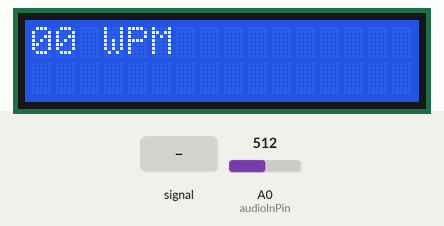
Bench run of a sketch on a simulated Arduino Uno, built with avr-gcc and run on an emulated ATmega328P. On the bench: 16×2 character LCD. Inputs (shaded band) come from the test bench; at power-on: A0 (audioInPin) = 512.

Above: at 1.2 s.
1.3 s: A0 (audioInPin) fed a 50 Hz sine of ±306 counts around its level
At 2.12 s:
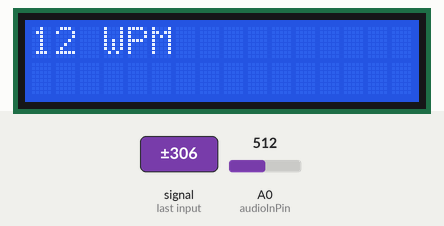
At 3.0 s:
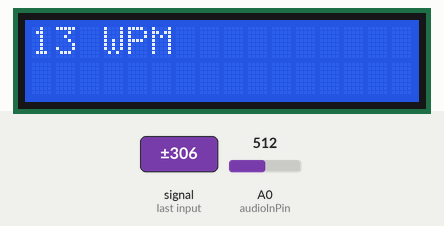
3.3 s: A0 (audioInPin) set to 568
Timing chart, 0 to 6.3 s (numbered marks = the images above; inputs shaded):
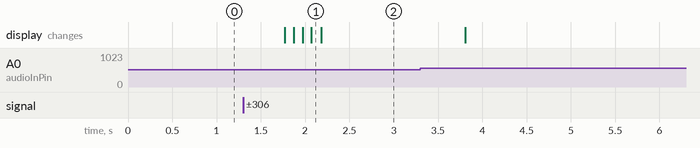

The sketch:

Morse_Decoder.ino
```cpp
#include <LiquidCrystal.h>

class Node {
private:
  char character;
  Node* leftChild;
  Node* rightChild;
public:

  Node(char character, Node* leftChild, Node* rightChild) {
    this->character = character;
    this->leftChild = leftChild;
    this->rightChild = rightChild;
  }
  Node(char character) {
    this->character = character;
    this->leftChild = NULL;
    this->rightChild = NULL;
  }

  char decodeMorse(Node* root, String morseCode) {
    if (morseCode.length() == 0) {
      return root->character;
    } else if (morseCode[0] == '.') {
      return decodeMorse(root->leftChild, morseCode.substring(1));
    } else if (morseCode[0] == '-') {
      return decodeMorse(root->rightChild, morseCode.substring(1));
    }
  }
};

///////////////////////////////////////////////////
// Arborele binar utilizat pentru decodare Morse //
///////////////////////////////////////////////////

Node* morseTreeRoot;

//////////////////////////////////////////////////
// Pini si variabile utilizate de afisajul LCD //
//////////////////////////////////////////////////

const int rs = 12, en = 11, d4 = 5, d5 = 4, d6 = 3, d7 = 2, audioInPin = A0;
LiquidCrystal lcd(rs, en, d4, d5, d6, d7);

const int columns = 16;
const int rows = 2;

int lcdIndex = 0;
int line1[columns];
int line2[columns];

////////////////////////
// Variabile de stare //
////////////////////////

int realState = LOW;
int realStatePrevious = LOW;
int filteredState = LOW;
int filteredStatePrevious = LOW;

//////////////////////////////////////////
// Variabile pentru algoritmul Goertzel //
//////////////////////////////////////////

int toneLimit = 100;
int toneLowerLimit = 100;

float coeff;
float Q1 = 0;
float Q2 = 0;
float sine;
float cosine;
float samplingFreq = 8928.0;
float targetFreq = 558.0;

////////////////////////////////////////////////////////
// Numarul de mostre pentru a calcula latimea de unda //
////////////////////////////////////////////////////////

float n = 50.0;
int testData[50];

/////////////////////////////////////////////////////
// O marja de eroare in trecerea de la HIGH la LOW //
/////////////////////////////////////////////////////

int marginTime = 6;

/////////////////////////////////////////////////////
// Variabile masurare durate ale semnalului primit //
/////////////////////////////////////////////////////

long startTimeHigh;
long highDuration;
long lastHighDuration;
long highTimeAverage;
long lowTimeAverage;
long startTimeLow;
long lowDuration;
long lastStartTime = 0;

char code[20];
int stop = LOW;
int wpm;

void setup() {
  morseTreeRoot =
    new Node('@',
             new Node('E',
                      new Node('I',
                               new Node('S',
                                        new Node('H',
                                                 new Node('5'),
                                                 new Node('4')),
                                        new Node('V',
                                                 new Node('@'),
                                                 new Node('3'))),
                               new Node('U',
                                        new Node('F',
                                                 new Node('@'),
                                                 new Node('@')),
                                        new Node('@',
                                                 new Node('@'),
                                                 new Node('2')))),
                      new Node('A',
                               new Node('R',
                                        new Node('L',
                                                 new Node('@'),
                                                 new Node('@')),
                                        new Node('@',
                                                 new Node('+'),
                                                 new Node('@'))),
                               new Node('W',
                                        new Node('P',
                                                 new Node('@'),
                                                 new Node('@')),
                                        new Node('J',
                                                 new Node('@'),
                                                 new Node('1'))))),
             new Node('T',
                      new Node('N',
                               new Node('D',
                                        new Node('B',
                                                 new Node('6'),
                                                 new Node('=')),
                                        new Node('X',
                                                 new Node('/'),
                                                 new Node('@'))),
                               new Node('K',
                                        new Node('C',
                                                 new Node('@'),
                                                 new Node('@')),
                                        new Node('Y',
                                                 new Node('@'),
                                                 new Node('@')))),
                      new Node('M',
                               new Node('G',
                                        new Node('Z',
                                                 new Node('7'),
                                                 new Node('@')),
                                        new Node('Q',
                                                 new Node('@'),
                                                 new Node('@'))),
                               new Node('O',
                                        new Node('@',
                                                 new Node('8'),
                                                 new Node('@')),
                                        new Node('@',
                                                 new Node('9'),
                                                 new Node('0'))))));

  //////////////////////////////////////
  // Initializare algoritmul Goertzel //
  //////////////////////////////////////
  int k;
  float omega;
  k = (int)(0.5 + ((n * targetFreq) / samplingFreq));
  omega = (2.0 * PI * k) / n;
  sine = sin(omega);
  cosine = cos(omega);
  coeff = 2.0 * cosine;

  Serial.begin(115200);

  lcd.begin(columns, rows);

}

void loop() {
  //////////////////////////////////////////////////////////////////////////
  // Calculul prin care obtinem tonul, pentru numarul de mostre selectate //
  //////////////////////////////////////////////////////////////////////////
  float tone;


  for (char index = 0; index < n; index++) {
    testData[index] = analogRead(audioInPin);
  }
  for (char index = 0; index < n; index++) {
    float Q0;
    Q0 = coeff * Q1 - Q2 + (float)testData[index];
    Q2 = Q1;
    Q1 = Q0;
  }
  float toneSquared = (Q1 * Q1) + (Q2 * Q2) - Q1 * Q2 * coeff;  // utilizam doar rezultatul real al algoritmului
  tone = sqrt(toneSquared);
  Q2 = 0;
  Q1 = 0;

  /////////////////////
  // Setarea tonului //
  /////////////////////

  if (tone > toneLowerLimit) {
    toneLimit = (toneLimit + ((tone - toneLimit) / 5));
  }

  if (toneLimit < toneLowerLimit) {
    toneLimit = toneLowerLimit;
  }

  /////////////////////////////
  // Verificam tonul obtinut //
  /////////////////////////////

  if (tone > toneLimit / 2) {
    realState = HIGH;
  } else {
    realState = LOW;
  }

  /////////////////////////////////////////////////////
  // Aplicam o marja de timp la trecerea intre stari //
  /////////////////////////////////////////////////////

  if (realState != realStatePrevious) {
    lastStartTime = millis();
  }
  if ((millis() - lastStartTime) > marginTime) {
    if (realState != filteredState) {
      filteredState = realState;
    }
  }

  ///////////////////////////////////////////////////////////////////
  //               Calculam durata a HIGH si LOW                   //
  // Consideram durata medie a HIGH ca durata unei unitati (punct) //
  ///////////////////////////////////////////////////////////////////

  if (filteredState != filteredStatePrevious) {
    if (filteredState == HIGH) {
      startTimeHigh = millis();
      lowDuration = (millis() - startTimeLow);
    }

    if (filteredState == LOW) {
      startTimeLow = millis();
      highDuration = (millis() - startTimeHigh);

      if (highDuration < (2 * highTimeAverage) || highTimeAverage == 0) {
        highTimeAverage = (highDuration + 2 * highTimeAverage) / 3;
      }
      if (highDuration > (5 * highTimeAverage)) {
        highTimeAverage = highDuration + highTimeAverage;
      }
    }
  }

  //////////////////////////////////////////////
  // Analizam semnalul primit si setam WPM-ul //
  //////////////////////////////////////////////

  if (filteredState != filteredStatePrevious) {
    stop = LOW;
    if (filteredState == LOW) {
      if (highDuration < (highTimeAverage * 2) && highDuration > (highTimeAverage / 2)) {  // punct
        strcat(code, ".");
         wpm = (wpm + (1200 / ((highDuration)))) / 2;
      }
      if (highDuration > (highTimeAverage * 2) && highDuration < (highTimeAverage * 6)) {  // linie
        strcat(code, "-");
      }
    }

    if (filteredState == HIGH) {
      if (lowDuration > (highTimeAverage * 2) && lowDuration < (highTimeAverage * 5))  // spatiu intre caractere
      {
        decode();
        code[0] = '\0';
        Serial.print("/");
      }
      if (lowDuration >= (highTimeAverage * 5))  // spatiu intre cuvinte
      {
        decode();
        code[0] = '\0';
        printAscii(32);
        Serial.println();
      }
    }
  }

  if ((millis() - startTimeLow) > (highDuration * 6) && stop == LOW) {  // capatul input-ului
    decode();
    code[0] = '\0';
    stop = HIGH;
  }

  updateInfoLineLcd();
  realStatePrevious = realState;
  lastHighDuration = highDuration;
  filteredStatePrevious = filteredState;
}

///////////////////////////////////
// Transforma cod morse in ASCII //
///////////////////////////////////

void decode() {
  int result = (int)morseTreeRoot->decodeMorse(morseTreeRoot, code);
  if (result != 64) {
    printAscii(result);
  }
}

/////////////////////////////
// Afisare caracter pe LCD //
/////////////////////////////

void printAscii(int asciiNumber) {
  if (lcdIndex > columns - 1) {
    lcdIndex = 0;
    for (int i = 0; i <= columns - 1; i++) {
      lcd.setCursor(i, rows - 2);
      lcd.write(line1[i]);
      lcd.setCursor(i, rows - 1);
      lcd.write(32);
    }
  }

  line1[lcdIndex] = asciiNumber;
  lcd.setCursor(lcdIndex, rows - 1);
  lcd.write(asciiNumber);
  lcdIndex++;
}

///////////////////////////////////
// Actualizare WPF afisat pe LCD //
///////////////////////////////////

void updateInfoLineLcd() {
  if (wpm < 10) {
    lcd.setCursor(0, 0);
    lcd.print("0");
    lcd.setCursor(1, 0);
    lcd.print(wpm);
    lcd.setCursor(2, 0);
    lcd.print(" WPM");
  } else {
    lcd.setCursor(0, 0);
    lcd.print(wpm);
    lcd.setCursor(2, 0);
    lcd.print(" WPM ");
  }
}
```

Measured:
- after the input at 1.3 s, the display: first changes after 0.47 s (image 1 shows a later state)
